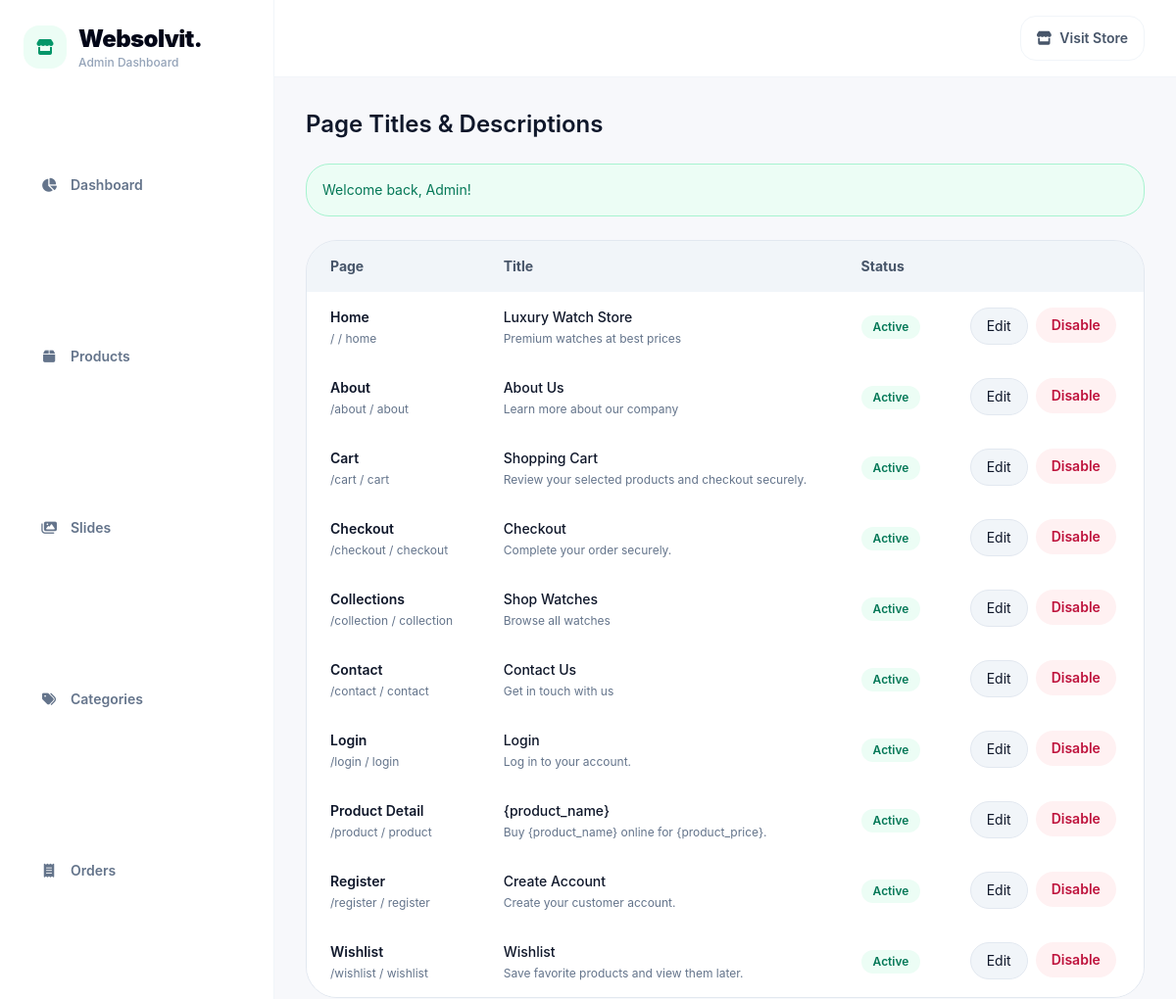
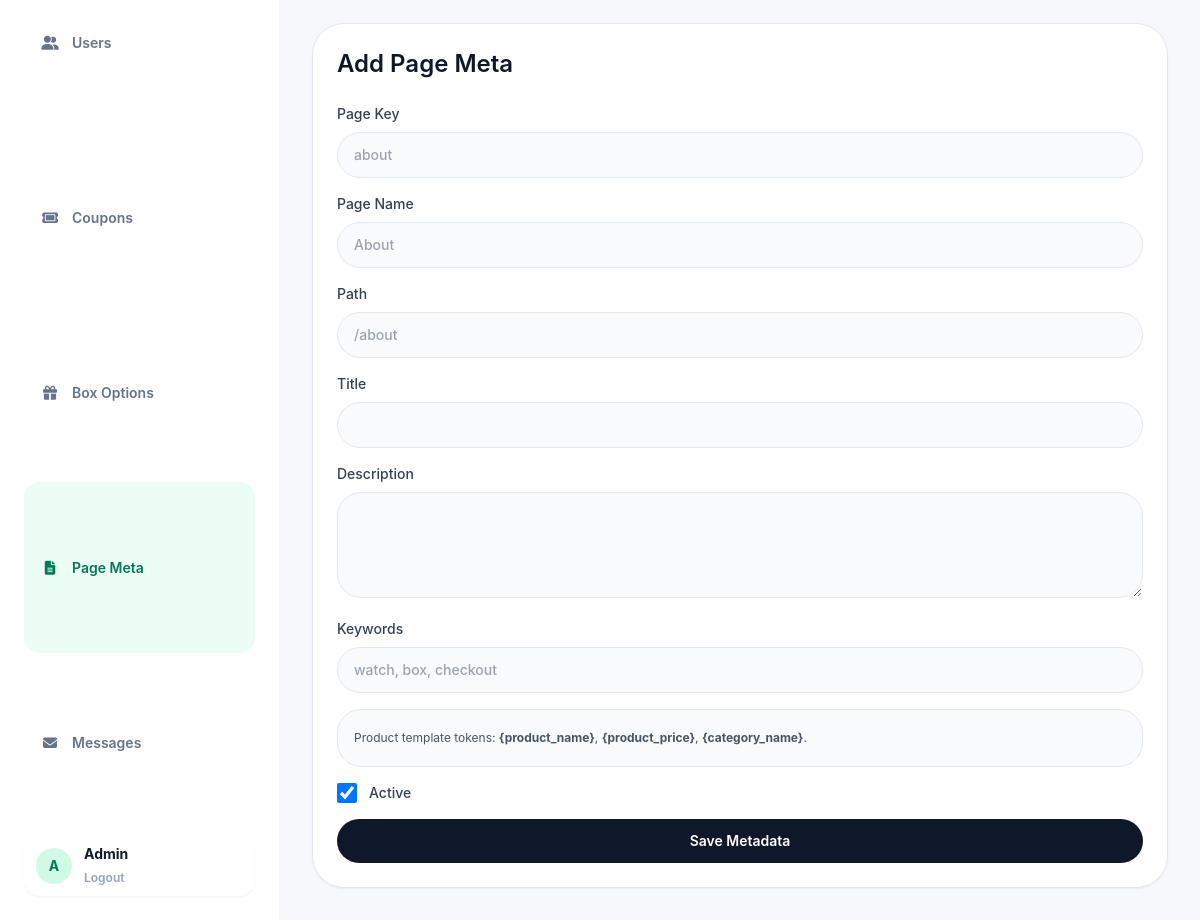
Screenshot of /admin/page-meta.php (signed in) with the database file from the repository (2 pictures, top to bottom).
### tables this page shows
CREATE TABLE IF NOT EXISTS users (
    id INT AUTO_INCREMENT PRIMARY KEY,
    name VARCHAR(120) NOT NULL,
    phone VARCHAR(20) DEFAULT NULL,
    email VARCHAR(150) NOT NULL UNIQUE,
    password VARCHAR(255) NOT NULL,
    role ENUM('user','admin') NOT NULL DEFAULT 'user',
    created_at TIMESTAMP DEFAULT CURRENT_TIMESTAMP
);

CREATE TABLE IF NOT EXISTS page_meta (
    id INT UNSIGNED AUTO_INCREMENT PRIMARY KEY,
    page_key VARCHAR(80) NOT NULL,
    page_name VARCHAR(150) NOT NULL,
    path VARCHAR(180) NOT NULL,
    title VARCHAR(255) NOT NULL,
    description TEXT DEFAULT NULL,
    keywords VARCHAR(255) DEFAULT NULL,
    is_active TINYINT(1) NOT NULL DEFAULT 1,
    created_at TIMESTAMP NOT NULL DEFAULT CURRENT_TIMESTAMP,
    updated_at TIMESTAMP NULL DEFAULT NULL ON UPDATE CURRENT_TIMESTAMP,
    UNIQUE KEY uq_page_meta_key (page_key),
    UNIQUE KEY uq_page_meta_path (path)
);

### includes/functions.php (called while the page is built, shortened)
<?php
require_once __DIR__ . '/db.php';
function sanitize($value) {
    return htmlspecialchars(trim($value), ENT_QUOTES, 'UTF-8');
}
function isLoggedIn() {
    return !empty($_SESSION['user_id']);
}
function getCurrentUser() {
    global $pdo;
    $stmt = $pdo->prepare('SELECT id, name, email FROM users WHERE id = ?');
    $stmt->execute([$_SESSION['user_id']]);
    return $stmt->fetch();
}
function flash($key, $message = null) {
    if ($message === null) {
        if (!empty($_SESSION['flash'][$key])) {
            $msg = $_SESSION['flash'][$key];
            return $msg;
        }
        return null;
    }
}

### admin/page-meta.php (the view, shortened to what this page needs)
<?php
require_once __DIR__ . '/_header.php';
$meta = null;
$items = $pdo->query('SELECT * FROM page_meta ORDER BY path')->fetchAll();
?>
<div class="grid gap-6 xl:grid-cols-[2fr_1fr]">
    <div>
        <h2 class="text-2xl font-semibold text-slate-900">Page Titles & Descriptions</h2>
        <?php if ($msg = flash('success')): ?><div class="mt-6 rounded-3xl border border-emerald-200 bg-emerald-50 p-4 text-sm text-emerald-700"><?= sanitize($msg) ?></div><?php endif; ?>
        <div class="mt-6 overflow-hidden rounded-[2rem] border border-slate-200">
            <table class="w-full border-separate border-spacing-0 text-left text-sm">
                <thead class="bg-slate-100 text-slate-600">
                    <tr>
                        <th class="px-6 py-4">Page</th>
                        <th class="px-6 py-4">Title</th>
                        <th class="px-6 py-4">Status</th>
                        <th class="px-6 py-4"></th>
                    </tr>
                </thead>
                <tbody>
                    <?php foreach ($items as $item): ?>
                        <tr class="border-t border-slate-200 bg-white">
                            <td class="px-6 py-4">
                                <p class="font-semibold text-slate-900"><?= sanitize($item['page_name']) ?></p>
                                <p class="mt-1 text-xs text-slate-500"><?= sanitize($item['path']) ?> / <?= sanitize($item['page_key']) ?></p>
                            </td>
                            <td class="px-6 py-4">
                                <p class="max-w-[360px] truncate font-medium text-slate-900"><?= sanitize($item['title']) ?></p>
                                <p class="mt-1 max-w-[420px] truncate text-xs text-slate-500"><?= sanitize($item['description'] ?? '') ?></p>
                            </td>
                            <td class="px-6 py-4">
                                <span class="inline-flex rounded-full px-3 py-1 text-xs font-semibold <?= $item['is_active'] ? 'bg-emerald-50 text-emerald-700' : 'bg-slate-100 text-slate-600' ?>">
                                    <?= $item['is_active'] ? 'Active' : 'Inactive' ?>
                                </span>
                            </td>
                            <td class="px-6 py-4 space-x-2 flex">
                                <a class="inline-flex rounded-full border border-slate-200 bg-slate-100 px-4 py-2 text-sm text-slate-900 hover:bg-slate-50" href="<?= BASE_URL ?>/admin/page-meta.php?edit=<?= $item['id'] ?>">Edit</a>
                                <form class="inline" method="post" onsubmit="return confirm('Disable this page metadata?');">
                                    <button class="inline-flex rounded-full bg-rose-50 px-4 py-2 text-sm font-semibold text-rose-700 hover:bg-rose-100">Disable</button>
                                </form>
                            </td>
                        </tr>
                    <?php endforeach; ?>
                </tbody>
            </table>
        </div>
    </div>
    <aside class="rounded-[2rem] border border-slate-200 bg-white p-6 shadow-sm">
        <h2 class="text-2xl font-semibold text-slate-900"><?= $meta ? 'Edit Page Meta' : 'Add Page Meta' ?></h2>
        <form method="post" class="mt-6 space-y-4">
            <label class="block text-sm font-medium text-slate-700">Page Key<input name="page_key" value="<?= sanitize($meta['page_key'] ?? '') ?>" placeholder="about" required class="mt-2 w-full rounded-3xl border border-slate-200 bg-slate-50 px-4 py-3 text-slate-900 outline-none focus:border-slate-900" /></label>
            <label class="block text-sm font-medium text-slate-700">Page Name<input name="page_name" value="<?= sanitize($meta['page_name'] ?? '') ?>" placeholder="About" required class="mt-2 w-full rounded-3xl border border-slate-200 bg-slate-50 px-4 py-3 text-slate-900 outline-none focus:border-slate-900" /></label>
            <label class="block text-sm font-medium text-slate-700">Path<input name="path" value="<?= sanitize($meta['path'] ?? '') ?>" placeholder="/about" required class="mt-2 w-full rounded-3xl border border-slate-200 bg-slate-50 px-4 py-3 text-slate-900 outline-none focus:border-slate-900" /></label>
            <label class="block text-sm font-medium text-slate-700">Title<input name="title" value="<?= sanitize($meta['title'] ?? '') ?>" required class="mt-2 w-full rounded-3xl border border-slate-200 bg-slate-50 px-4 py-3 text-slate-900 outline-none focus:border-slate-900" /></label>
            <label class="block text-sm font-medium text-slate-700">Description<textarea name="description" rows="4" class="mt-2 w-full rounded-3xl border border-slate-200 bg-slate-50 px-4 py-3 text-slate-900 outline-none focus:border-slate-900"><?= sanitize($meta['description'] ?? '') ?></textarea></label>
            <label class="block text-sm font-medium text-slate-700">Keywords<input name="keywords" value="<?= sanitize($meta['keywords'] ?? '') ?>" placeholder="watch, box, checkout" class="mt-2 w-full rounded-3xl border border-slate-200 bg-slate-50 px-4 py-3 text-slate-900 outline-none focus:border-slate-900" /></label>
            <div class="rounded-3xl border border-slate-200 bg-slate-50 p-4 text-xs leading-6 text-slate-600">
                Product template tokens: <strong>{product_name}</strong>, <strong>{product_price}</strong>, <strong>{category_name}</strong>.
            </div>
            <label class="flex items-center gap-3 text-sm font-medium text-slate-700"><input type="checkbox" name="is_active" class="h-5 w-5 rounded border-slate-300 text-brand focus:ring-brand" <?= !isset($meta['is_active']) || $meta['is_active'] ? 'checked' : '' ?> /> Active</label>
            <button class="inline-flex w-full items-center justify-center rounded-3xl bg-slate-900 px-6 py-3 text-sm font-semibold text-white hover:bg-slate-800">Save Metadata</button>
        </form>
    </aside>
</div>
<?php require_once __DIR__ . '/_footer.php'; ?>

### admin/_header.php (shortened to what this page needs)
<?php
require_once __DIR__ . '/../includes/functions.php';
$currentUser = getCurrentUser();
$adminName = sanitize(is_array($currentUser) && !empty($currentUser['name']) ? $currentUser['name'] : 'Admin');
$currentAdminPage = basename($_SERVER['SCRIPT_NAME'] ?? '');
$adminNavItems = [
    ['dashboard.php', 'Dashboard', 'fa-solid fa-chart-pie'],
    ['products.php', 'Products', 'fa-solid fa-box'],
    ['slides.php', 'Slides', 'fa-solid fa-images'],
    ['categories.php', 'Categories', 'fa-solid fa-tags'],
    ['orders.php', 'Orders', 'fa-solid fa-receipt'],
    ['users.php', 'Users', 'fa-solid fa-user-group'],
    ['coupons.php', 'Coupons', 'fa-solid fa-ticket'],
    ['box-options.php', 'Box Options', 'fa-solid fa-gift'],
    ['page-meta.php', 'Page Meta', 'fa-solid fa-file-lines'],
    ['messages.php', 'Messages', 'fa-solid fa-envelope'],
];
?>
<!DOCTYPE html>
<html lang="en">
<head>
    <script src="https://cdn.tailwindcss.com"></script>
    <link rel="stylesheet" href="https://cdnjs.cloudflare.com/ajax/libs/font-awesome/6.5.2/css/all.min.css" />
</head>
<body class="min-h-screen bg-[#f7f8fb] text-slate-900 font-body">
    <div class="min-h-screen lg:grid lg:grid-cols-[280px_1fr]">
        <aside class="border-r border-slate-100 bg-white lg:sticky lg:top-0 lg:h-screen">
            <div class="flex h-full flex-col p-6">
                <a href="<?= BASE_URL ?>/admin/dashboard.php" class="flex items-center gap-3">
                    <span class="flex h-11 w-11 items-center justify-center rounded-2xl bg-emerald-50 text-emerald-600">
                        <i class="fa-solid fa-store"></i>
                    </span>
                    <span>
                        <span class="block text-2xl font-black tracking-tight text-slate-950">Websolvit.</span>
                        <span class="block text-xs font-medium text-slate-400">Admin Dashboard</span>
                    </span>
                </a>
                <nav class="flex-1 overflow-y-auto mt-8 grid gap-1 text-sm font-semibold text-slate-500">
                    <?php foreach ($adminNavItems as $item): ?>
                        <?php $isActiveAdminItem = $currentAdminPage === $item[0]; ?>
                        <a href="<?= BASE_URL ?>/admin/<?= $item[0] ?>" class="flex items-center gap-3 rounded-2xl px-4 py-3 transition <?= $isActiveAdminItem ? 'bg-emerald-50 text-emerald-700' : 'hover:bg-slate-50 hover:text-slate-900' ?>">
                            <i class="<?= $item[2] ?> w-5 text-center text-sm"></i>
                            <span><?= sanitize($item[1]) ?></span>
                        </a>
                    <?php endforeach; ?>
                </nav>
                <div class="flex items-center gap-3 rounded-2xl bg-white px-3 py-2 shadow-sm mt-2">
                        <div class="flex h-9 w-9 items-center justify-center rounded-full bg-emerald-100 text-sm font-bold text-emerald-700">
                            <?= sanitize(strtoupper(substr($adminName, 0, 1))) ?>
                        </div>
                        <div class="hidden sm:block">
                            <p class="text-sm font-bold text-slate-900"><?= $adminName ?></p>
                            <a href="<?= BASE_URL ?>/admin/logout.php" class="text-xs font-semibold text-slate-400 hover:text-rose-500">Logout</a>
                        </div>
                    </div>
            </div>
        </aside>
        <div class="min-w-0">
            <header class="sticky top-0 z-30 border-b border-slate-100 bg-white">
                <div class="flex gap-4 px-4 py-4 sm:px-6 flex-row items-center justify-end lg:px-8">
                    <a href="<?= BASE_URL ?>/" target="_blank" class="hidden rounded-2xl flex items-center border border-slate-100 bg-white px-4 py-3 text-sm font-semibold text-slate-600 flex gap-2 hover:text-slate-950 sm:inline-flex"><i class="fa-solid fa-store"></i>Visit Store</a>
                </div>
            </header>
            <main class="px-4 py-8 sm:px-6 lg:px-8">

### rows the page displays
users: name "A", name "Admin"
page_meta: page_name "Home", path "/", page_key "home", title "Luxury Watch Store", description "Premium watches at best prices", is_active "Active"
page_meta: page_name "About", path "/about", page_key "about", title "About Us", description "Learn more about our company", is_active "Active"
page_meta: page_name "Cart", path "/cart", page_key "cart", title "Shopping Cart", description "Review your selected products and checkout securely.", is_active "Active"
page_meta: page_name "Checkout", path "/checkout", page_key "checkout", title "Checkout", description "Complete your order securely.", is_active "Active"
page_meta: page_name "Collections", path "/collection", page_key "collection", title "Shop Watches", description "Browse all watches", is_active "Active"
page_meta: page_name "Contact", path "/contact", page_key "contact", title "Contact Us", description "Get in touch with us", is_active "Active"
page_meta: page_name "Login", path "/login", page_key "login", title "Login", description "Log in to your account.", is_active "Active"
page_meta: page_name "Product Detail", path "/product", page_key "product", title "{product_name}", description "Buy {product_name} online for {product_price}.", is_active "Active"
page_meta: page_name "Register", path "/register", page_key "register", title "Create Account", description "Create your customer account.", is_active "Active"
page_meta: page_name "Wishlist", path "/wishlist", page_key "wishlist", title "Wishlist", description "Save favorite products and view them later.", is_active "Active"

### other values shown
$item[1] "Dashboard"
$item[1] "Products"
$item[1] "Slides"
$item[1] "Categories"
$item[1] "Orders"
$item[1] "Users"
$item[1] "Coupons"
$item[1] "Box Options"
$item[1] "Page Meta"
$item[1] "Messages"
$msg "Welcome back, Admin!"
